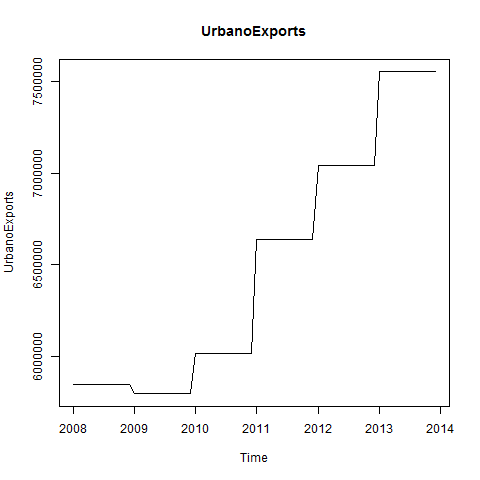

Recreate this plot in R.
#Creates UrbanoExports plot

png("Plots/UrbanoExports_plot.png")
plot(UrbanoExports, main="UrbanoExports")
dev.off()